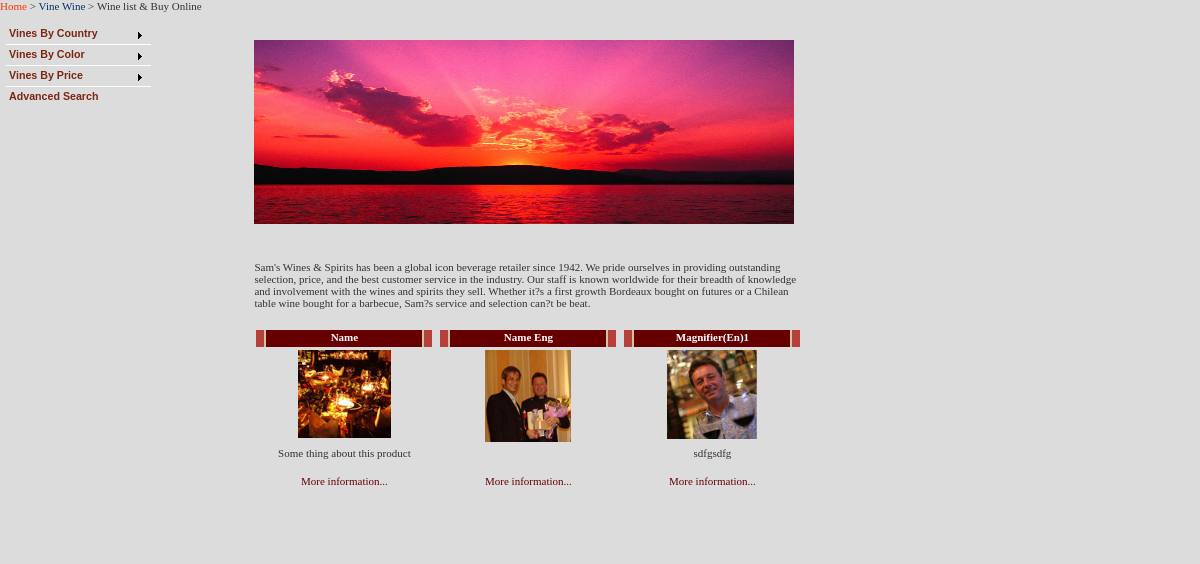
The page /Vis_web/contact_.php?id=39 on the database its author committed.
### tables this page shows
CREATE TABLE `menu` (
  `CategoryID` bigint(20) NOT NULL auto_increment,
  `PCID` bigint(20) NOT NULL default '0',
  `CreateDate` timestamp NOT NULL default '0000-00-00 00:00:00',
  `ModifyDate` timestamp NOT NULL default '0000-00-00 00:00:00',
  `TChnName` varchar(50) default NULL,
  `SChnName` varchar(50) default NULL,
  `EngName` varchar(100) default NULL,
  `ShowInIndex` enum('T','F') NOT NULL default 'F',
  `Queue` int(11) NOT NULL default '0',
  `ActiveStatus` enum('T','F') NOT NULL default 'T',
  `sPhoto` text,
  `ActiveFile` enum('T','F') NOT NULL default 'F',
  `File` varchar(255) default NULL,
  `Photo` text,
  `FieldName` tinyint(3) unsigned default NULL,
  `Position` int(10) default NULL,
  `OutletID` int(10) NOT NULL,
  PRIMARY KEY  (`CategoryID`)
);

CREATE TABLE `product` (
  `ProdID` bigint(20) NOT NULL auto_increment,
  `CreateDate` timestamp NOT NULL default '0000-00-00 00:00:00',
  `ModifyDate` timestamp NOT NULL default '0000-00-00 00:00:00',
  `ProdCode` varchar(30) default NULL,
  `TChnHeader` varchar(50) default NULL,
  `SChnHeader` varchar(50) default NULL,
  `EngHeader` varchar(100) default NULL,
  `VnHeader` varchar(100) default NULL,
  `FamilyID` int(10) NOT NULL default '0',
  `CategoryID` int(10) NOT NULL default '0',
  `SubCategoryID` int(10) NOT NULL default '0',
  `WineList` enum('T','F') NOT NULL default 'F',
  `CigarList` enum('T','F') NOT NULL default 'F',
  `VineCellar` enum('T','F') NOT NULL default 'F',
  `FoodPhotos` enum('T','F') NOT NULL default 'F',
  `TChnSDesc` varchar(100) default NULL,
  `SChnSDesc` varchar(100) default NULL,
  `EngSDesc` text,
  `EngLDesc` text,
  `TChnLDesc` text,
  `SChnLDesc` text,
  `Queue` bigint(20) NOT NULL default '1',
  `EngSpec` text,
  `EngLpec` text,
  `TChnSpec` text,
  `SChnSpec` text,
  `Price1` double default NULL,
  `Price2` double default NULL,
  `Price3` double default NULL,
  `PriceDiscount1` varchar(25) default NULL,
  `PriceDiscount2` varchar(25) default NULL,
  `PriceDiscount3` varchar(25) default NULL,
  `TChnFeat` text,
  `SChnFeat` text,
  `ActiveStatus` enum('T','F') NOT NULL default 'T',
  `ShowInIndex` enum('T','F') NOT NULL default 'F',
  `Remark` text,
  `sPhoto` text,
  `lPhoto` text,
  `CatID` bigint(20) NOT NULL default '0',
  PRIMARY KEY  (`ProdID`),
  UNIQUE KEY `ProdCode` (`ProdCode`)
);

### Vis_web/winelist.php (the view, shortened to what this page needs)
<?
include_once("./backend/functions/menu.php");
$SQL = "SELECT * FROM Menu WHERE CategoryID=$_GET[id]";
$query = mysql_query($SQL);
$row =  mysql_fetch_array($query);
?>
<html>
<head>
</head>
<body>
        <table width="98%" border="0">
          <tr>
            <td width="18%" rowspan="3" valign="top" bgcolor="#dcdcdc" >
			<table>
			<tr>
			<td>
			<div align="left">
                <? require_once("./wine.php"); ?>
              </div>
			</td>
			</tr>
			<tr>
			<td>&nbsp;
			</td>
			</tr>
			<tr>
			<td>
			<div align="left">
              </div>
			</td>
			</tr>
			<tr>
			<td>
			</td>
			</tr>
			</table>
			  </td>
            <td width="3%"></td>
            <td width="73%">&nbsp;</td>
            <td width="2%">&nbsp;</td>
          </tr>
          <tr>
            <td height="194">&nbsp;</td>
            <td>
             <? echo $row[Photo];?>
            </td>
            <td>&nbsp;</td>
            <td width="4%">&nbsp;</td>
          </tr>
          <tr>
            <td height="212">&nbsp;</td>
            <td>
<table>
<tr>
<?
$SQL3 = "SELECT * FROM Product WHERE WineList = 'T' AND FamilyID = '6' ORDER BY CreateDate DESC Limit 0,6";
$rs3 = @mysql_query($SQL3);
$number=0;
while($row3 = @mysql_fetch_array($rs3))
{
$number++;
if(!($number % 3))
		$newline="</tr><tr>";
	else
		$newline="";
?>
<td>
<?
$newproduct = '
<table width="180" height="154" border="0">
<tr>
  <td width="176" height="17" background="./hot_buy.gif"><div align="center"><font color="#FFFFFF"><strong>'.$row3["EngHeader"].'</strong></font></div></td>
  </tr>
  <tr>
   <td height="95"><div align="center">'.$row3["sPhoto"].'</div></td>
  </tr>
  <tr>
    <td height="26"><div align="center">'.$row3["EngSDesc"].'</a></div></td>
  </tr>
  <tr>
    <td height="26"><div align="center"><a href=productdetail.php?id='.$row3["ProdID"].'&type=vine_wine><font color="#660000">More information...</font></a></div></td>
  </tr>
</table>';
echo $newproduct;
?>
</td>
<? echo $newline;}?>
</tr>
</table>
			</td>
            <td>&nbsp;</td>
          </tr>
        </table>
</body>
</html>

### Vis_web/contact_.php (shortened to what this page needs)
<?
include_once("./backend/functions/menu.php");
$SQL = "SELECT * FROM Menu WHERE CategoryID=$_GET[id]";
$query = mysql_query($SQL);
$row =  mysql_fetch_array($query);
?>
<HTML><HEAD id=Head><TITLE>Vine Wine Boutique Bar & Café</TITLE>
<LINK id=_portal_Portals__default_ href="./images/default2.css" type=text/css rel=stylesheet></LINK>
<LINK id=_portal_Portals_0_ href="./images/portal.css" type=text/css rel=stylesheet></LINK>
</HEAD>
<BODY id=Body bottomMargin=0 leftMargin=0 topMargin=0 rightMargin=0 MARGINHEIGHT="0" MARGINWIDTH="0" bgColor=#e4e4e4>
	<table width="100%" height="100%" border="0" cellpadding="0" cellspacing="0">
		<tr>
			<td>
			<?
			if ($row["ShowInIndex"]=='T')
			{
			echo '<a href="menuhome.php?id=0">Home</a>&nbsp;&gt;&nbsp;';
			SearchMenu($_GET[id]);
			}
			else
			{
			echo '<a href="vn_menuhome.php?id=0">Home</a>&nbsp;&gt;&nbsp;';
			SearchMenuVn($_GET[id]);
			}
			?>
			</td>
		</tr>
		<tr>
			<td>
			<?
			if ($row["ActiveFile"]=='T')
			{
			 require_once("$row[File]");
			 }
			else
			{echo $row["Photo"];}
			?>
			</td>
		</tr>
	</table>
</BODY>
</HTML>

### Vis_web/backend/functions/menu.php (shortened to what this page needs)
<?
function SearchMenu($id)
{
$sql="SELECT CategoryID, EngName, PCID, Queue FROM Menu WHERE CategoryID=$id";
$query=mysql_query($sql);
while ($row=mysql_fetch_array($query))
 {
 if ($row[PCID]!=0)
   {
  $sql1="SELECT CategoryID, EngName, PCID, Queue FROM Menu WHERE CategoryID=$row[PCID]";
  $query1=mysql_query($sql1);
  	while ($row1=mysql_fetch_array($query1))
		{
		if($row1[PCID]==0)
	{echo '<a href="menudetail.php?id='.$row1[CategoryID].'">'.$row1[EngName].'</a>'.'&nbsp;&gt;&nbsp;'.$row[EngName];}
		 }
    }
	else
	{echo $row[EngName];}
  }
}
?>

### Vis_web/wine.php (shortened to what this page needs)
<!DOCTYPE HTML PUBLIC "-//W3C//DTD HTML 4.01 Transitional//EN" "http://www.w3.org/TR/html4/loose.dtd"><HTML>
<HEAD id=Head>
</HEAD>

### Vis_web/templates/images/default2.css (style rules this page uses)
BODY { BACKGROUND-COLOR: #dcdcdc }
A:link { COLOR: #003366; TEXT-DECORATION: none }

### Vis_web/images/portal.css (style rules this page uses)
TD { FONT-SIZE: 11px; VERTICAL-ALIGN: top; COLOR: #333333; FONT-FAMILY: Tahoma }
A { TEXT-DECORATION: none }

### rows shown on the page
menu: EngName "Wine list & Buy Online", Photo (picture), Photo "Sam's Wines & Spirits has been a global icon beverage retailer since 1942. We pride ourselves in providing outstanding selection, price, and the best customer service in the industry. Our staff is known worldwide for their breadth of knowledge and involvement with the wines and spirits they sell. Whether it?s a first growth Bordeaux bought on futures or a Chilean table wine bought for a barbecue, Sam?s service and selection can?t be beat."
menu: EngName "Vine Wine"
product: EngHeader "Name", sPhoto (picture), EngSDesc "Some thing about this product"
product: EngHeader "Name Eng", sPhoto (picture)
product: EngHeader "Magnifier(En)1", sPhoto (picture), EngSDesc "sdfgsdfg"
